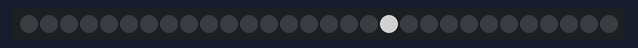
Bench run of a program on a simulated Raspberry Pi Pico running MicroPython. On the bench: 30 RGB LEDs in strip order, left to right. Dim RGB values are drawn brighter than linear; random numbers come from a fixed seed.

Above: at 0.01 s.
At 1.99 s:
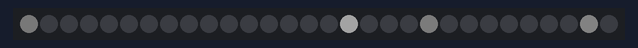
At 9.21 s:
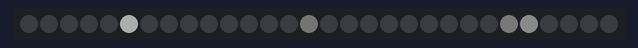
At 19.51 s:
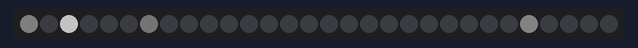
At 29.39 s:
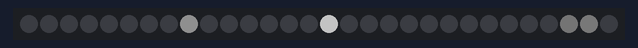
At 39.85 s:
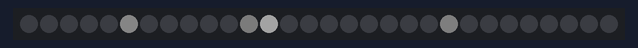

The program:

24-fading-stars.py
```python
# Lab 24: Fading Stars
# Filename: 24-fading-stars.py
# Version: 1.0.0
#
# Stars flare up at random places and then fade away smoothly. A list keeps
# one brightness number for every pixel.

from machine import Pin
from neopixel import NeoPixel
from utime import sleep
from urandom import randint
import config

# hardware settings from config.py
NEOPIXEL_PIN = config.NEOPIXEL_PIN
NUMBER_PIXELS = config.NUMBER_PIXELS

strip = NeoPixel(Pin(NEOPIXEL_PIN), NUMBER_PIXELS)

STAR_CHANCE = 20        # percent chance that a new star appears each frame
STAR_BRIGHTNESS = 120   # how bright a new star starts out (0 to 255)
FRAME_DELAY = 0.05      # seconds per frame

# one brightness number for each pixel, and 0 means dark
brightness = [0] * NUMBER_PIXELS

while True:
    # sometimes start a new star at a random pixel
    if randint(1, 100) <= STAR_CHANCE:
        brightness[randint(0, NUMBER_PIXELS - 1)] = STAR_BRIGHTNESS

    # show every pixel, then fade its brightness a little
    for i in range(NUMBER_PIXELS):
        level = brightness[i]
        strip[i] = (level, level, level)
        brightness[i] = level * 3 // 4   # keep three quarters of the brightness
    strip.write()
    sleep(FRAME_DELAY)
```

config.py
```python
# Moving Rainbow Configuration file
# Filename: config.py
# Version: 1.0.0
#
# This file contains the hardware configuration for your kit.
# It is imported by each program.
NEOPIXEL_PIN = 0
NUMBER_PIXELS = 30
BUTTON_PIN_1 = 15
BUTTON_PIN_2 = 14
```
